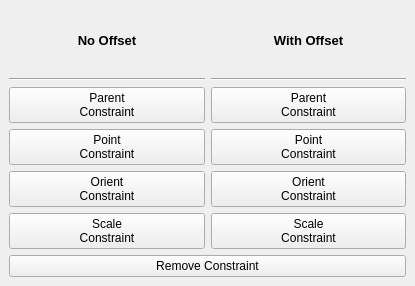
<?xml version="1.0" encoding="UTF-8"?>
<ui version="4.0">
 <class>MainWindow</class>
 <widget class="QMainWindow" name="MainWindow">
  <property name="geometry">
   <rect>
    <x>0</x>
    <y>0</y>
    <width>415</width>
    <height>286</height>
   </rect>
  </property>
  <property name="windowTitle">
   <string>MainWindow</string>
  </property>
  <widget class="QWidget" name="root_widget">
   <property name="minimumSize">
    <size>
     <width>415</width>
     <height>0</height>
    </size>
   </property>
   <layout class="QHBoxLayout" name="horizontalLayout">
    <item>
     <layout class="QVBoxLayout" name="verticalLayout_3">
      <property name="bottomMargin">
       <number>0</number>
      </property>
      <item>
       <layout class="QHBoxLayout" name="horizontalLayout_2">
        <item>
         <layout class="QVBoxLayout" name="verticalLayout">
          <item>
           <widget class="QLabel" name="lbl_no_offset">
            <property name="font">
             <font>
              <pointsize>10</pointsize>
              <weight>75</weight>
              <bold>true</bold>
             </font>
            </property>
            <property name="text">
             <string>No Offset</string>
            </property>
            <property name="alignment">
             <set>Qt::AlignCenter</set>
            </property>
           </widget>
          </item>
          <item>
           <widget class="Line" name="line">
            <property name="orientation">
             <enum>Qt::Horizontal</enum>
            </property>
           </widget>
          </item>
          <item>
           <widget class="QPushButton" name="btn_parent_no_offset">
            <property name="text">
             <string>Parent
Constraint</string>
            </property>
           </widget>
          </item>
          <item>
           <widget class="QPushButton" name="btn_point_no_offset">
            <property name="text">
             <string>Point
Constraint</string>
            </property>
           </widget>
          </item>
          <item>
           <widget class="QPushButton" name="btn_orient_no_offset">
            <property name="text">
             <string>Orient
Constraint</string>
            </property>
           </widget>
          </item>
          <item>
           <widget class="QPushButton" name="btn_scale_no_offset">
            <property name="text">
             <string>Scale
Constraint</string>
            </property>
           </widget>
          </item>
         </layout>
        </item>
        <item>
         <layout class="QVBoxLayout" name="verticalLayout_2">
          <item>
           <widget class="QLabel" name="lbl_offset">
            <property name="font">
             <font>
              <pointsize>10</pointsize>
              <weight>75</weight>
              <bold>true</bold>
             </font>
            </property>
            <property name="text">
             <string>With Offset</string>
            </property>
            <property name="alignment">
             <set>Qt::AlignCenter</set>
            </property>
           </widget>
          </item>
          <item>
           <widget class="Line" name="line_2">
            <property name="orientation">
             <enum>Qt::Horizontal</enum>
            </property>
           </widget>
          </item>
          <item>
           <widget class="QPushButton" name="btn_parent_offset">
            <property name="text">
             <string>Parent
Constraint</string>
            </property>
           </widget>
          </item>
          <item>
           <widget class="QPushButton" name="btn_point_offset">
            <property name="text">
             <string>Point
Constraint</string>
            </property>
           </widget>
          </item>
          <item>
           <widget class="QPushButton" name="btn_orient_offset">
            <property name="text">
             <string>Orient
Constraint</string>
            </property>
           </widget>
          </item>
          <item>
           <widget class="QPushButton" name="btn_scale_offset">
            <property name="text">
             <string>Scale
Constraint</string>
            </property>
           </widget>
          </item>
         </layout>
        </item>
       </layout>
      </item>
      <item>
       <widget class="QPushButton" name="btn_remove_constraint">
        <property name="text">
         <string>Remove Constraint</string>
        </property>
       </widget>
      </item>
     </layout>
    </item>
   </layout>
  </widget>
 </widget>
 <resources/>
 <connections/>
</ui>
